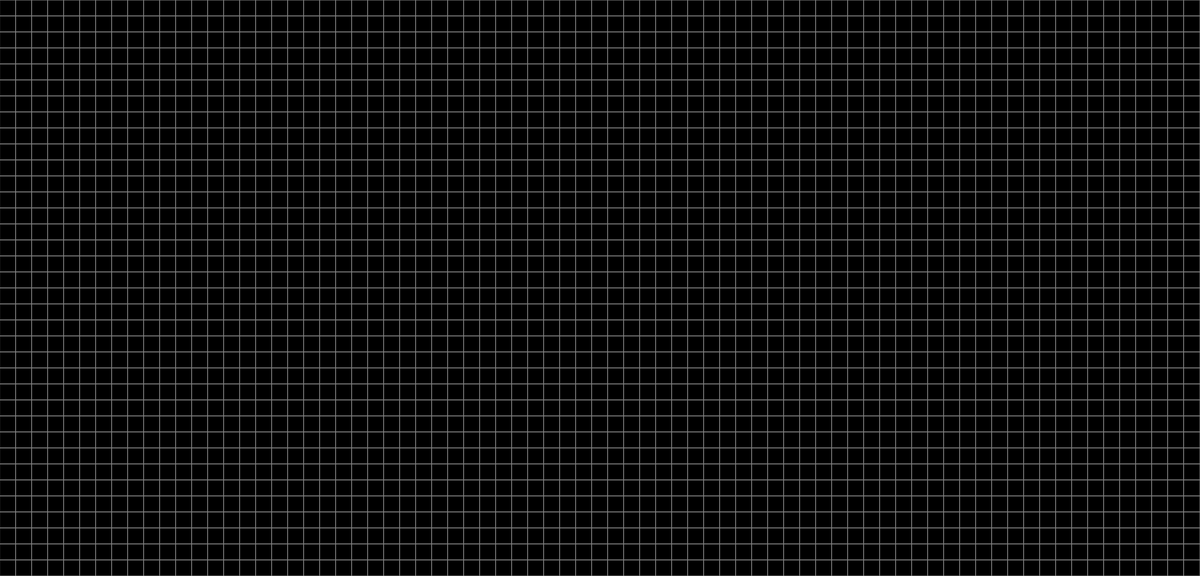
Frame 1 (no input)
Frame 60 (no input): identical to frame 1, image omitted
Frame 120 (the mouse pressed at the canvas centre since frame 60): identical to frame 1, image omitted

The p5.js sketch that drew this single still picture (run headless with seeded random() and noise() and a simulated clock; from frame 60 on, the mouse is pressed at the canvas centre):

// p5.js sketch
// ── sketch.js
let grid = [];
let n;
let w;
let h;
let playing;

function setup() 
{
    createCanvas(1500, 720);
    n = 20;
    w = width / n;
    h = height / n;
    playing = false;

    for(let j = 0; j < h; j++)
    {
        for(let i = 0; i < w; i++)
        {
            grid.push(new Square(i * n, j * n, n));
        }
    }
}

function draw() 
{
    background(0);
    stroke(128, 128, 128);
    if(playing)
    {
        stroke(0, 0, 255);
    }

    for(let i = 0; i < grid.length; i++)
    {
        grid[i].show();
    }

    if(playing && frameCount % 4 == 0)
    {
        checkGeneration();
    }
}


function mouseClicked()
{
    let index = (int(mouseY / n) * w + int(mouseX / n));

    if(!playing)
    {
        grid[index].state = !grid[index].state;
    }
}

function keyPressed()
{
    if(keyCode == 32) //space
    {
        playing = !playing; //start generations
    }
}

function checkGeneration()
{
    let toBeAlive = [];
    let toDie = [];

    for(let index = 0; index < grid.length; index++)
    {
        let counter = 0;
        for(let i = -1; i <= 1; i++)
        {
            for(let j = -1; j <= 1; j++)
            {
                if(!(i == 0 && j == 0))
                {
                    let checkIndex = index + w * i + j;
                    if(checkIndex >= 0 && checkIndex < grid.length)
                    {
                        if(grid[checkIndex].state)
                        {
                            counter++;
                        }
                    }
                }
            }
        }
        if(grid[index].state) //if its alive
        {
            if(counter < 2 || counter > 3)
            {
                toDie.push(index);
            }
        }
        else if(counter == 3) //if its dead, and has 3 live neighbours
        {
            toBeAlive.push(index);
        }
    }

    for(let i = 0; i < toBeAlive.length; i++)
    {
        grid[toBeAlive[i]].state = true;
    }
    for(let i = 0; i < toDie.length; i++)
    {
        grid[toDie[i]].state = false;
    }
}
// ── square.js
class Square
{
    constructor(x, y, n)
    {
        this.x = x;
        this.y = y;
        this.size = n;
        this.state = false;
    }

    show()
    {
        fill(0);
        if(this.state)
        {
            fill(255);
        }
        rect(this.x, this.y, this.size, this.size);
    }
}
